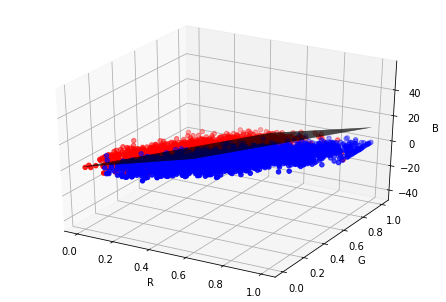

Here is the Python script that generated this plot:
import numpy as np
from PIL import Image
import matplotlib.pyplot as plt
from mpl_toolkits.mplot3d import Axes3D


# 读入森林
st = np.array(Image.open("sub_t.jpg"), "f")
st = np.divide(st, 255)
x = st.shape[0]
y = st.shape[1]
z = st.shape[2]
st.resize(x*y, z)

# 读入楼房
sg = np.array(Image.open("sub_g.jpg"), "f")
sg = np.divide(sg, 255)
x = sg.shape[0]
y = sg.shape[1]
z = sg.shape[2]
sg.resize(x*y, z)

# 构造向量
vec = {}
vec[1] = sg
vec[0] = st

t_cov = np.cov(st[:, 0:3].T)
g_cov = np.cov(sg[:, 0:3].T)
cov_avg = (t_cov+g_cov)/2.0
t_u = np.transpose(st[:, 0:3].mean(axis=0))
g_u = np.transpose(sg[:, 0:3].mean(axis=0))
p = np.log(0.5)


fig = plt.figure()
ax = Axes3D(fig)
ax.scatter(sg[:, 0], sg[:, 1], sg[:, 2], c='blue')
ax.scatter(st[:, 0], st[:, 1], st[:, 2], c='red')
ax.set_zlabel('B')
ax.set_ylabel('G')
ax.set_xlabel('R')
# 相等的，以g_cov为例
w = np.dot(np.linalg.inv(g_cov), (t_u - g_u).T)
w_0 = (-0.5 * np.dot(np.dot((g_u + t_u), g_cov), (-g_u + t_u).T)) + p
x1 = np.arange(0, 1, 0.001)
y1 = np.arange(0, 1, 0.001)
x1, y1 = np.meshgrid(x1, y1)
z1 = (-w_0 - w[1] * y1 - w[0] * x1) / w[2]
ax.plot_surface(x1, y1, z1, color='black')
